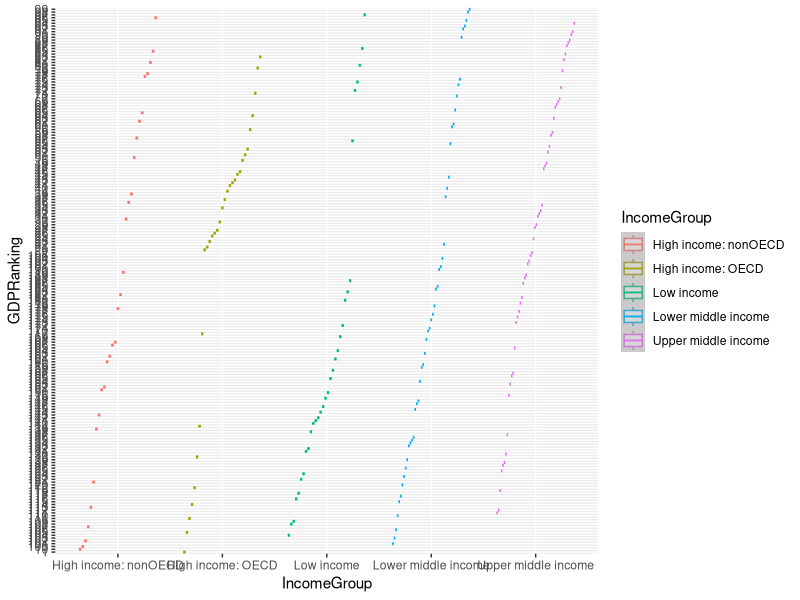

This figure's R source:
## ---- chunk 1
library(data.table)
library(dplyr)
library(ggplot2)
## ---- chunk 2
GDP<-read.csv("GDP.csv")
ED<-read.csv("EDSTATS_Country.csv")
list.files()
## ---- chunk 3
GDPv1<-read.csv("GDP.csv", stringsAsFactors=FALSE, header=FALSE)
str(GDPv1)
head(GDPv1)
tail(GDPv1)
## ---- chunk 4
sum(!is.na(GDPv1[,c(1:5)]))
## ---- chunk 5
GDPv2<-GDPv1[c(6:200), 1:5]#I got this idea from: http://www.ats.ucla.edu/stat/r/faq/subset_R.htm 
GDPv3<-GDPv2[, c(1, 2, 4, 5)]
names(GDPv3)<-c("CountryCode", "GDPRanking", "Nation", "GDPInDollars")#This will help merging the two data sets
head(GDPv3)
## ---- chunk 6
GDPv3$GDPInDollars<-gsub(",","",GDPv3$GDPInDollars, fixed = TRUE)
GDPv3$GDPInDollars<-gsub(".","",GDPv3$GDPInDollars, fixed = TRUE)
## ---- chunk 7
GDPv3$GDPInDollars<-as.numeric(GDPv3$GDPInDollars)
GDPv3$GDPInDollars<-as.integer(GDPv3$GDPInDollars)
## ---- chunk 8
GDPv4<-subset(GDPv3, GDPv3$CountryCode!="")#This removes the data gaps from row 200 to 233

GDPFinal<-GDPv4[,c(1,2,4)]#This pulls only the data required to answer the case study questions
str(GDPFinal)
head(GDPFinal)
tail(GDPFinal)
GDPFinal<-GDPFinal[order(GDPFinal$CountryCode),]
## ---- chunk 9
EDv1<-read.csv("EDSTATS_Country.csv", stringsAsFactors=FALSE, header=FALSE)
str(EDv1)
head(EDv1)
tail(EDv1)
sum(!is.na(EDv1[,c(1, 2, 9)]))#The total number of NAs
## ---- chunk 10
EDv2<-EDv1[c(2:242), 1:9]# Same step as done to the GDP data
EDFinal<-EDv2[,c(1, 2, 9)]
names(EDFinal)<-c("CountryCode", "Nation", "IncomeGroup")
head(EDFinal)
## ---- chunk 11
DataGroupv1 <- merge(EDFinal, GDPFinal, by = "CountryCode", all = TRUE)
str(DataGroupv1) # Review structure details
head(DataGroupv1) # Looking for blank observations or NA
DataGroupv2<-subset(DataGroupv1, DataGroupv1$GDPRanking!="")# To remove blank spaces
sum(!is.na(DataGroupv2))#shows there are still 975 instances of NA
## ---- chunk 12
length(intersect(GDPFinal$CountryCode, EDFinal$CountryCode))
## ---- chunk 13
DataGroupv3 <- DataGroupv2[complete.cases(DataGroupv2),]
nrow(DataGroupv3) # Provide row count after removing rows with missing data
## ---- chunk 14
DataGroupv2 <- DataGroupv2[order(DataGroupv2$GDPInDollars, decreasing = FALSE),] # This sorts the data frame by GDP
DataGroupv2$Nation[13] # Display only the 13th country in the data frame
## ---- chunk 15
DataGroupv2 <- DataGroupv2[order(DataGroupv2$IncomeGroup, decreasing = FALSE),]
## ---- chunk 16
nonOECD<- DataGroupv2[c(1:29), 4]
nonOECD<-as.numeric(nonOECD)
nonOECD<-as.integer(nonOECD)
mean(nonOECD, na.rm=TRUE)
## ---- chunk 17
OECD<-DataGroupv2[c(30:60), 4]
OECD<-as.numeric(nonOECD)
OECD<-as.integer(nonOECD)
mean(OECD, na.rm=TRUE)
## ---- chunk 18
ggplot(data=DataGroupv2, aes(x=IncomeGroup, y=GDPRanking, color=IncomeGroup)) + geom_boxplot() + geom_smooth(method="lm", size=.5) 
## ---- chunk 19
DataGroupv3<-DataGroupv2
DataGroupv3$GDPQuantile<-ntile(DataGroupv3$GDPRanking, 5)
table(DataGroupv3$GDPRanking, DataGroupv3$GDPQuantile, dnn=c("IncomeGroup", "DataGroupv3"))
sum(DataGroupv3[(nrow(DataGroupv3)-37):nrow(DataGroupv3),]$IncomeGroup=="Lower middle income")
